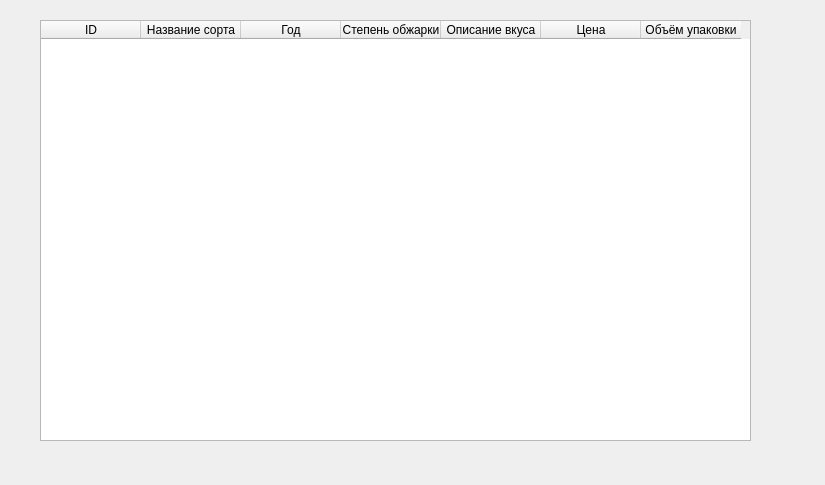
<?xml version="1.0" encoding="UTF-8"?>
<ui version="4.0">
 <class>MainWindow</class>
 <widget class="QMainWindow" name="MainWindow">
  <property name="geometry">
   <rect>
    <x>0</x>
    <y>0</y>
    <width>825</width>
    <height>485</height>
   </rect>
  </property>
  <property name="windowTitle">
   <string>MainWindow</string>
  </property>
  <widget class="QWidget" name="centralwidget">
   <widget class="QTableWidget" name="tableWidget">
    <property name="geometry">
     <rect>
      <x>40</x>
      <y>20</y>
      <width>711</width>
      <height>421</height>
     </rect>
    </property>
    <column>
     <property name="text">
      <string>ID</string>
     </property>
    </column>
    <column>
     <property name="text">
      <string>Название сорта</string>
     </property>
    </column>
    <column>
     <property name="text">
      <string>Год</string>
     </property>
    </column>
    <column>
     <property name="text">
      <string>Степень обжарки</string>
     </property>
    </column>
    <column>
     <property name="text">
      <string>Описание вкуса</string>
     </property>
    </column>
    <column>
     <property name="text">
      <string>Цена</string>
     </property>
    </column>
    <column>
     <property name="text">
      <string>Объём упаковки</string>
     </property>
    </column>
   </widget>
  </widget>
 </widget>
 <resources/>
 <connections/>
</ui>
